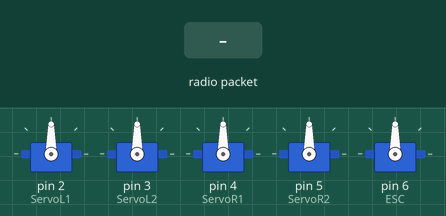
A sketch run on a simulated Arduino Uno, built with avr-gcc and run on an emulated ATmega328P. Parts: 5 × servo. The inputs (shaded band) are chosen by the test bench. No radio packets arrive unless stated; what the sketch prints to the serial monitor is not drawn.

Above: at 1.2 s.
1.3 s: radio packet "1" arrives
At 2.4 s:
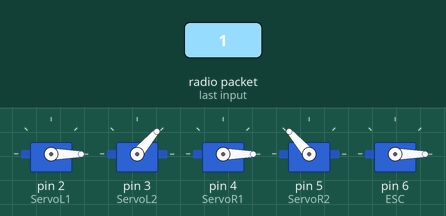
2.8 s: radio packet "0" arrives
At 3.5 s:
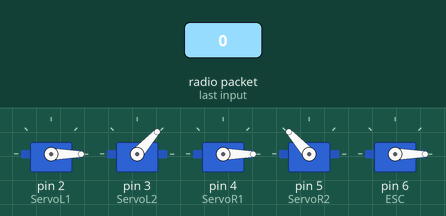
Timing chart, 0 to 5.8 s (numbered marks = the images above; inputs shaded):
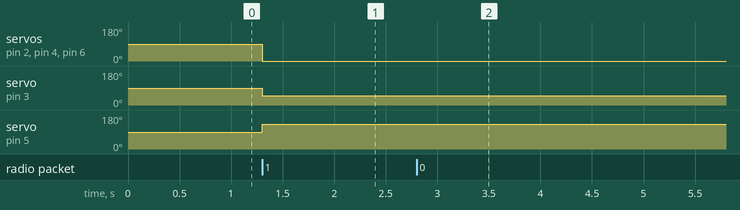

Measured:
- after the input at 1.3 s, servo on pin 2 (ServoL1), servo on pin 4 (ServoR1), servo on pin 6 (ESC): 90° → 0° at once; servo on pin 3 (ServoL2): 90° → 49° at once; servo on pin 5 (ServoR2): 90° → 131° at once
- after the input at 2.8 s, servo on pin 3 (ServoL2): 49° → 48° at once; servo on pin 5 (ServoR2): 131° → 132° at once

The sketch:

Ricevitore_Finale.ino
```cpp
#include <SPI.h>
#include <nRF24L01.h>
#include <RF24.h>
#include <Servo.h>
Servo ServoL1, ServoL2, ServoR1, ServoR2,ESC;
RF24 radio(7,8); // CE, CSN
int r;

void rollio(int x);
void beccheggio(int x);
void motore(int x);

const byte address[6] = "C4J5D";
struct dati {
    short int angoliServo[2] = {0,0};
    short int motore = 0;
};

dati datiRicevuti;

void setup() {
  Serial.begin(9600);
  Serial.println("acceso");

  ServoL1.attach(2);
  ServoL2.attach(3);
  ServoR1.attach(4);
  ServoR2.attach(5);
  ESC.attach(6,1000,2000);

  radio.begin();
  radio.openReadingPipe(0, address);
  radio.powerDown();
  radio.powerUp();
  radio.setPALevel(RF24_PA_MIN);
  delay(10);
  radio.startListening();
}

void loop() {
  Serial.println(datiRicevuti.angoliServo[0]);
  Serial.println(datiRicevuti.angoliServo[1]);

  if (radio.available()) {
    radio.read(&datiRicevuti, sizeof(dati));
    rollio(datiRicevuti.angoliServo[0]);
    beccheggio(datiRicevuti.angoliServo[1]);
    motore(datiRicevuti.motore);
  }
}

void rollio(int x) {
  r = 180-x;
  ServoL2.write(x);
  ServoR2.write(r);
}

void beccheggio(int x) {
  ServoL1.write(x);
  ServoR1.write(x);
}

void motore(int x) {
  ESC.write(x);
}
```
